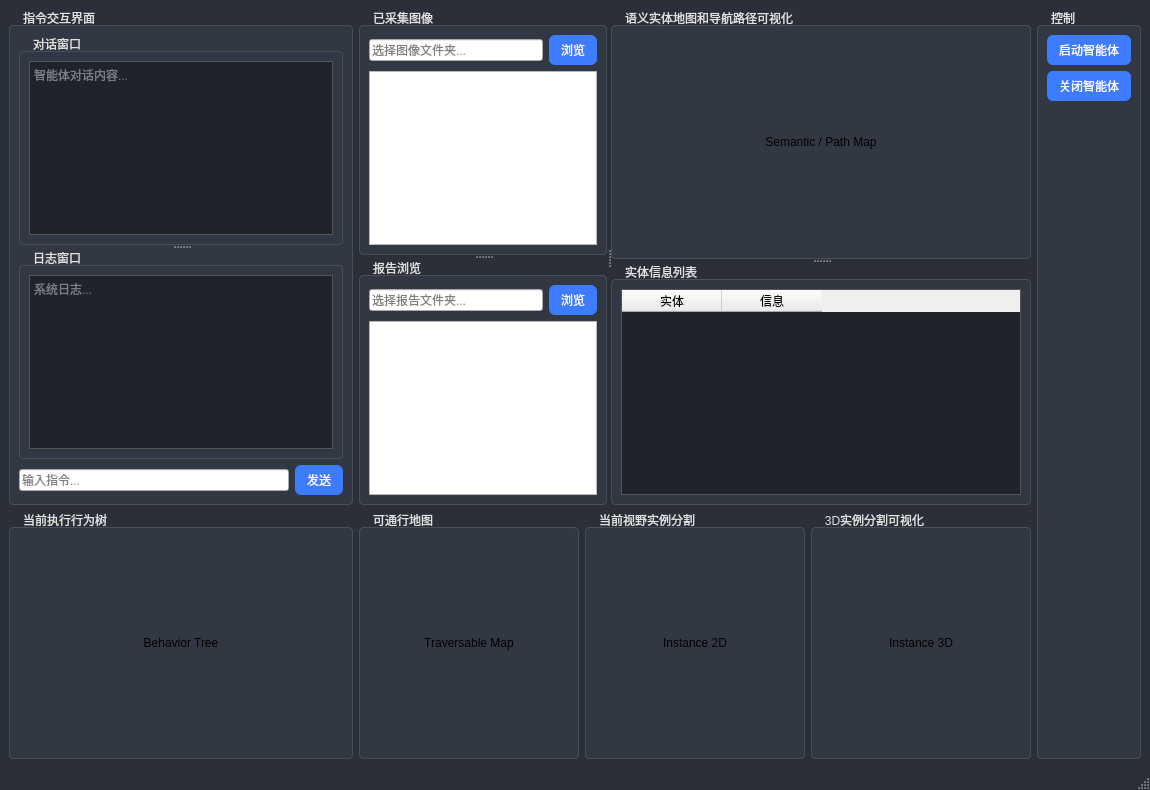
<?xml version="1.0" encoding="UTF-8"?>
<ui version="4.0">
 <class>MainWindow</class>
 <widget class="QMainWindow" name="MainWindow">
  <property name="windowTitle">
   <string>生成式行为树具身智能体交互界面</string>
  </property>
  <property name="styleSheet">
   <string notr="true">
QMainWindow {
    background:#2b2f38;
}
QGroupBox {
    font:12px "Microsoft YaHei";
    color:#e0e0e0;
    border:1px solid #4a4f57;
    border-radius:4px;
    margin-top:16px;
    background:#323843;
}
QGroupBox::title {
    subcontrol-origin: margin;
    left:8px; top:2px;
    padding:0 4px;
}
QTextEdit, QTableWidget {
    background:#1f242c;
    color:#d8d8d8;
    border:1px solid #555;
}
QPushButton {
    background:#3d7cff;
    color:white;
    border-radius:6px;
    padding:6px 12px;
}
QPushButton:hover { background:#5b93ff; }
QPushButton:pressed { background:#2d68dd; }
QLabel#titleLabel {
    font:16px "Microsoft YaHei";
    font-weight:600;
    color:#ffffff;
    background:#1d2229;
    border:1px solid #444;
    border-radius:4px;
    padding:6px;
}
   </string>
  </property>
  <widget class="QWidget" name="centralwidget">
   <layout class="QGridLayout" name="gridMain" rowstretch="0,2,2,2" columnstretch="2,1,1,1,0">

    <!-- 左侧指令交互界面 -->
    <item row="1" column="0" rowspan="2">
     <widget class="QGroupBox" name="groupInteraction">
      <property name="title">
       <string>指令交互界面</string>
      </property>
      <layout class="QVBoxLayout" name="vboxInteraction">
       <item>
        <widget class="QSplitter" name="splitConvLog">
         <property name="orientation">
          <enum>Qt::Vertical</enum>
         </property>
         <widget class="QGroupBox" name="groupConversation">
          <property name="title">
           <string>对话窗口</string>
          </property>
          <layout class="QVBoxLayout" name="vboxConv">
           <item>
            <widget class="QTextEdit" name="conversationText">
             <property name="readOnly"><bool>true</bool></property>
             <property name="placeholderText">
              <string>智能体对话内容...</string>
             </property>
            </widget>
           </item>
          </layout>
         </widget>
         <widget class="QGroupBox" name="groupLog">
          <property name="title">
           <string>日志窗口</string>
          </property>
          <layout class="QVBoxLayout" name="vboxLog">
           <item>
            <widget class="QTextEdit" name="logText">
             <property name="readOnly"><bool>true</bool></property>
             <property name="placeholderText">
              <string>系统日志...</string>
             </property>
            </widget>
           </item>
          </layout>
         </widget>
        </widget>
       </item>
       <item>
        <layout class="QHBoxLayout" name="hboxInput">
         <item>
          <widget class="QLineEdit" name="instructionEdit">
           <property name="placeholderText">
            <string>输入指令...</string>
           </property>
          </widget>
         </item>
         <item>
          <widget class="QPushButton" name="sendInstructionBtn">
           <property name="text">
            <string>发送</string>
           </property>
          </widget>
         </item>
        </layout>
       </item>
      </layout>
     </widget>
    </item>

    <!-- 右上 2x2 布局：左列为图像/报告，右列为地图/实体 -->
    <item row="1" column="1" rowspan="2" colspan="3">
     <widget class="QSplitter" name="splitUpperRight">
      <property name="orientation">
       <enum>Qt::Horizontal</enum>
      </property>

      <!-- 左列：上 图像浏览 / 下 报告浏览 -->
      <widget class="QSplitter" name="splitLeftCol">
       <property name="orientation">
        <enum>Qt::Vertical</enum>
       </property>

       <!-- 已采集图像（保持原对象名与结构） -->
       <widget class="QGroupBox" name="groupImageBrowser">
        <property name="title">
         <string>已采集图像</string>
        </property>
        <layout class="QVBoxLayout" name="vboxImageBrowser">
         <item>
          <layout class="QHBoxLayout" name="hboxImageDir">
           <item>
            <widget class="QLineEdit" name="imageDirEdit">
             <property name="placeholderText">
              <string>选择图像文件夹...</string>
             </property>
            </widget>
           </item>
           <item>
            <widget class="QPushButton" name="browseImageDirBtn">
             <property name="text">
              <string>浏览</string>
             </property>
            </widget>
           </item>
          </layout>
         </item>
         <item>
          <widget class="QListWidget" name="imageList">
           <property name="viewMode">
            <enum>QListView::IconMode</enum>
           </property>
           <property name="movement">
            <enum>QListView::Static</enum>
           </property>
           <property name="resizeMode">
            <enum>QListView::Adjust</enum>
           </property>
           <property name="flow">
            <enum>QListView::LeftToRight</enum>
           </property>
           <property name="wrapping">
            <bool>true</bool>
           </property>
           <property name="iconSize">
            <size><width>96</width><height>96</height></size>
           </property>
           <property name="spacing">
            <number>8</number>
           </property>
           <property name="dragEnabled">
            <bool>true</bool>
           </property>
           <property name="selectionMode">
            <enum>QAbstractItemView::SingleSelection</enum>
           </property>
          </widget>
         </item>
        </layout>
       </widget>

       <!-- 报告浏览（保持原对象名与结构） -->
       <widget class="QGroupBox" name="groupReportBrowser">
        <property name="title">
         <string>报告浏览</string>
        </property>
        <layout class="QVBoxLayout" name="vboxReportBrowser">
         <item>
          <layout class="QHBoxLayout" name="hboxReportDir">
           <item>
            <widget class="QLineEdit" name="reportDirEdit">
             <property name="placeholderText">
              <string>选择报告文件夹...</string>
             </property>
            </widget>
           </item>
           <item>
            <widget class="QPushButton" name="browseReportDirBtn">
             <property name="text">
              <string>浏览</string>
             </property>
            </widget>
           </item>
          </layout>
         </item>
         <item>
          <widget class="QListWidget" name="reportList">
           <property name="viewMode">
            <enum>QListView::IconMode</enum>
           </property>
           <property name="movement">
            <enum>QListView::Static</enum>
           </property>
           <property name="resizeMode">
            <enum>QListView::Adjust</enum>
           </property>
           <property name="flow">
            <enum>QListView::LeftToRight</enum>
           </property>
           <property name="wrapping">
            <bool>true</bool>
           </property>
           <property name="iconSize">
            <size><width>96</width><height>96</height></size>
           </property>
           <property name="spacing">
            <number>8</number>
           </property>
           <property name="dragEnabled">
            <bool>true</bool>
           </property>
           <property name="selectionMode">
            <enum>QAbstractItemView::SingleSelection</enum>
           </property>
          </widget>
         </item>
        </layout>
       </widget>
      </widget>

      <!-- 右列：上 语义/路径地图 / 下 实体信息表 -->
      <widget class="QSplitter" name="splitRightCol">
       <property name="orientation">
        <enum>Qt::Vertical</enum>
       </property>

       <!-- 语义实体地图（保持原对象名与结构） -->
       <widget class="QGroupBox" name="groupSemantic">
        <property name="title">
         <string>语义实体地图和导航路径可视化</string>
        </property>
        <layout class="QVBoxLayout" name="vboxSemantic">
         <item>
          <widget class="QLabel" name="semanticMapLabel">
           <property name="minimumSize">
            <size><width>400</width><height>200</height></size>
           </property>
           <property name="alignment">
            <set>Qt::AlignCenter</set>
           </property>
           <property name="text">
            <string>Semantic / Path Map</string>
           </property>
           <property name="scaledContents"><bool>true</bool></property>
          </widget>
         </item>
        </layout>
       </widget>

       <!-- 实体信息列表（保持原对象名与结构） -->
       <widget class="QGroupBox" name="groupEntitiesTop">
        <property name="title">
         <string>实体信息列表</string>
        </property>
        <layout class="QVBoxLayout" name="vboxEntitiesTop">
         <item>
          <widget class="QTableWidget" name="entityTable">
           <column>
            <property name="text">
             <string>实体</string>
            </property>
           </column>
           <column>
            <property name="text">
             <string>信息</string>
            </property>
           </column>
          </widget>
         </item>
        </layout>
       </widget>
      </widget>
     </widget>
    </item>

    <!-- 中部三幅图 -->
    <item row="3" column="1">
     <widget class="QGroupBox" name="groupTraversable">
      <property name="title">
       <string>可通行地图</string>
      </property>
      <layout class="QVBoxLayout" name="vboxTrav">
       <item>
        <widget class="QLabel" name="traversableMapLabel">
         <property name="minimumSize">
          <size><width>200</width><height>160</height></size>
         </property>
         <property name="alignment">
          <set>Qt::AlignCenter</set>
         </property>
         <property name="text">
          <string>Traversable Map</string>
         </property>
         <property name="scaledContents"><bool>true</bool></property>
        </widget>
       </item>
      </layout>
     </widget>
    </item>

    <item row="3" column="2">
     <widget class="QGroupBox" name="groupInstance2d">
      <property name="title">
       <string>当前视野实例分割</string>
      </property>
      <layout class="QVBoxLayout" name="vboxIns2d">
       <item>
        <widget class="QLabel" name="instanceSegLabel">
         <property name="minimumSize">
          <size><width>200</width><height>160</height></size>
         </property>
         <property name="alignment">
          <set>Qt::AlignCenter</set>
         </property>
         <property name="text">
          <string>Instance 2D</string>
         </property>
         <property name="scaledContents"><bool>true</bool></property>
        </widget>
       </item>
      </layout>
     </widget>
    </item>

    <item row="3" column="3">
     <widget class="QGroupBox" name="groupInstance3d">
      <property name="title">
       <string>3D实例分割可视化</string>
      </property>
      <layout class="QVBoxLayout" name="vboxIns3d">
       <item>
        <widget class="QLabel" name="instance3DLabel">
         <property name="minimumSize">
          <size><width>200</width><height>160</height></size>
         </property>
         <property name="alignment">
          <set>Qt::AlignCenter</set>
         </property>
         <property name="text">
          <string>Instance 3D</string>
         </property>
         <property name="scaledContents"><bool>true</bool></property>
        </widget>
       </item>
      </layout>
     </widget>
    </item>

    <!-- 左下 行为树 -->
    <item row="3" column="0">
     <widget class="QGroupBox" name="groupBT">
      <property name="title">
       <string>当前执行行为树</string>
      </property>
      <layout class="QVBoxLayout" name="vboxBT">
       <item>
        <widget class="QLabel" name="behaviorTreeLabel">
         <property name="minimumSize">
          <size><width>300</width><height>180</height></size>
         </property>
         <property name="sizePolicy">
          <sizepolicy hsizetype="Expanding" vsizetype="Expanding">
           <horstretch>0</horstretch>
           <verstretch>1</verstretch>
          </sizepolicy>
         </property>
         <property name="alignment">
          <set>Qt::AlignCenter</set>
         </property>
         <property name="text">
          <string>Behavior Tree</string>
         </property>
         <property name="scaledContents"><bool>true</bool></property>
        </widget>
       </item>
      </layout>
     </widget>
    </item>

    <!-- 右侧按钮 -->
    <item row="1" column="4" rowspan="3">
     <widget class="QGroupBox" name="groupControl">
      <property name="title">
       <string>控制</string>
      </property>
      <layout class="QVBoxLayout" name="vboxCtrl">
       <item>
        <widget class="QPushButton" name="startBtn">
         <property name="text">
          <string>启动智能体</string>
         </property>
        </widget>
       </item>
       <item>
        <widget class="QPushButton" name="stopBtn">
         <property name="text">
          <string>关闭智能体</string>
         </property>
        </widget>
       </item>
       <item>
        <spacer name="verticalSpacer">
         <property name="orientation">
          <enum>Qt::Vertical</enum>
         </property>
         <property name="sizeHint" stdset="0">
          <size><width>20</width><height>200</height></size>
         </property>
        </spacer>
       </item>
      </layout>
     </widget>
    </item>

   </layout>
  </widget>
  <widget class="QStatusBar" name="statusbar"/>
 </widget>
 <resources/>
 <connections/>
</ui>
